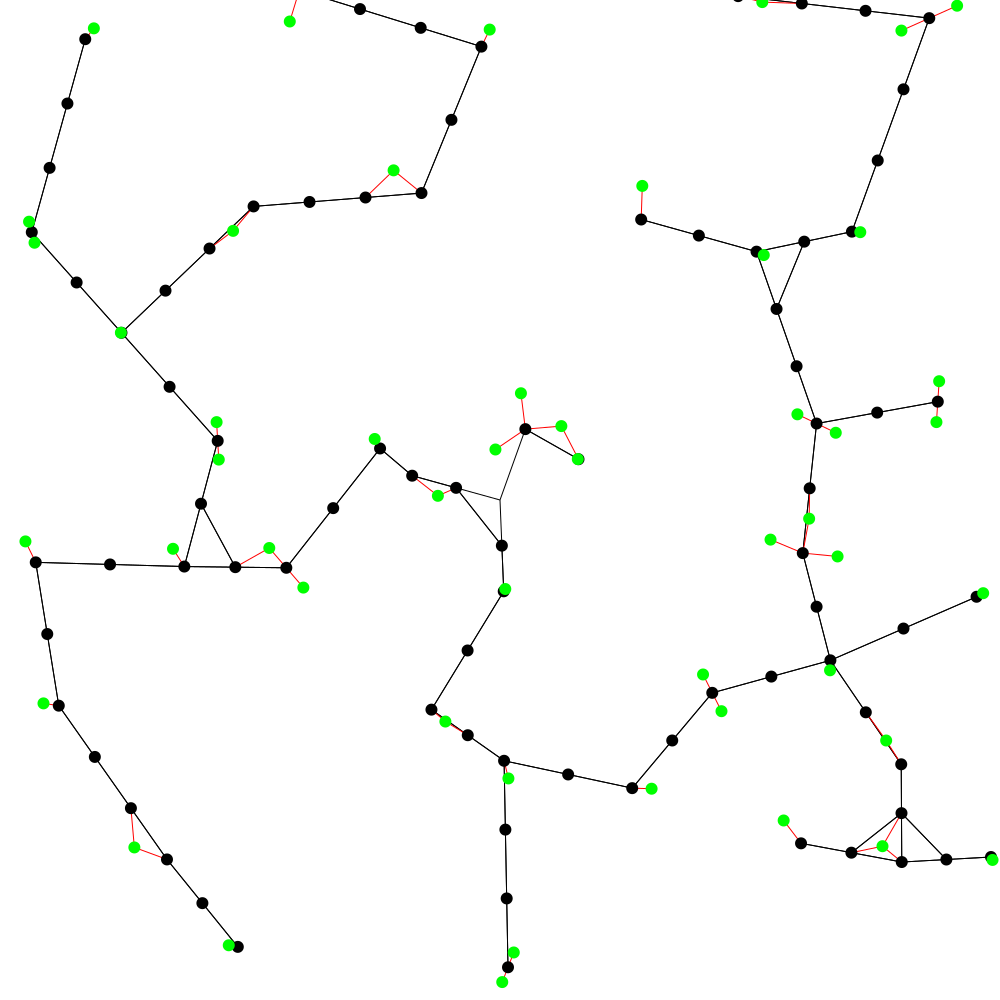

Recreate this plot in Python.
import math

import yaml
from scipy.spatial.distance import euclidean
import cairo

file_data = r"C:\Users\HH\PycharmProjects\data_generator\Output\hanoi1000n50 (1).yaml"
with open(file_data, 'r') as file:
    net_argc = yaml.full_load(file)

base_station = net_argc["base_station"]
print(base_station)
nodes = net_argc["nodes"]
print(nodes)
targets = net_argc["targets"]
print(targets)
rs = 40.1
rc = 80.1

with cairo.SVGSurface("Test_test.svg", 1000, 1000) as surface:
    context = cairo.Context(surface)
    context.rectangle(0, 0, 1000, 1000)
    context.set_source_rgba(1, 1, 1, 1)
    context.fill()
    context.set_line_width(1)
    context.set_source_rgba(0, 0, 0, 1)
    for node1 in nodes:
        # connect with base
        if euclidean(node1, base_station) <= rc:
            context.move_to(node1[0], node1[1])
            context.line_to(base_station[0], base_station[1])
            context.stroke()
        for node2 in nodes:
            if euclidean(node1, node2) <= rc:
                context.move_to(node1[0], node1[1])
                context.line_to(node2[0], node2[1])
                context.stroke()
    context.set_source_rgba(1, 0, 0, 1)
    for node1 in nodes:
        for target in targets:
            if euclidean(node1, target) < rs:
                print(node1, target)
                context.move_to(node1[0], node1[1])
                context.line_to(target[0], target[1])
                context.stroke()

    context.set_source_rgba(0, 0, 0, 1)
    for node in nodes:
        context.arc(node[0], node[1], 6, 0, 2*math.pi)
        context.fill()

    context.set_source_rgba(0, 1, 0, 1)
    for node in targets:
        context.arc(node[0], node[1], 6, 0, 2*math.pi)
        context.fill()
